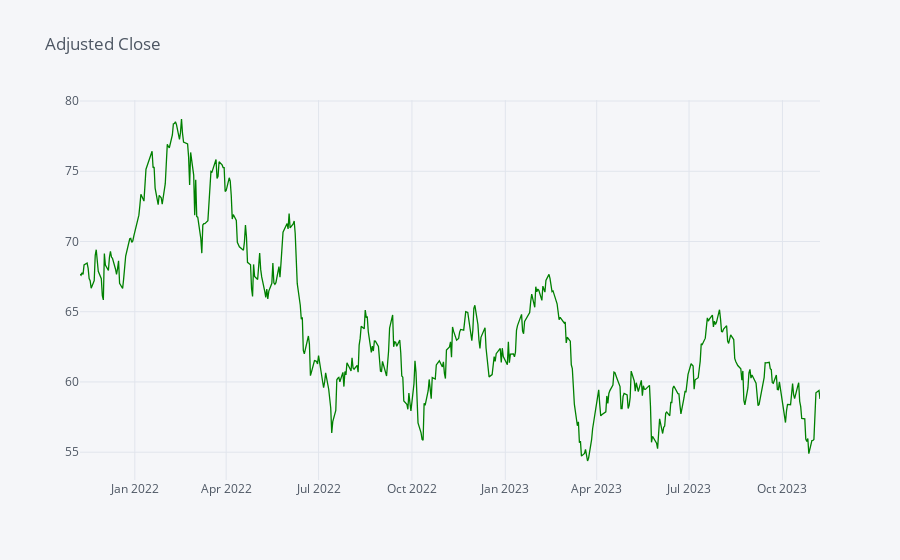

The cell this chart's notebook holds for it:
### Code cell
# Create and display an interactive line plot of TD's Adjusted Close Prices
stock_data['Adj Close'].iplot(title='Adjusted Close', colors=['green'])

### Figure 1 — Plotly figure (JSON) as saved in the notebook; plotly's stock layout.template omitted (floating-point values rounded to 4 significant figures; data arrays with more than 128 entries replaced by an {"elided": "..."} marker saying what was removed)
{"data": [{"line": {"color": "rgba(0, 128, 0, 1.0)", "dash": "solid", "shape": "linear", "width": 1.3}, "mode": "lines", "name": "Adj Close", "text": "", "type": "scatter", "x": {"elided": "503 str values"}, "y": {"elided": "503 float values"}}], "layout": {"legend": {"bgcolor": "#F5F6F9", "font": {"color": "#4D5663"}}, "paper_bgcolor": "#F5F6F9", "plot_bgcolor": "#F5F6F9", "title": {"font": {"color": "#4D5663"}, "text": "Adjusted Close"}, "xaxis": {"gridcolor": "#E1E5ED", "showgrid": true, "tickfont": {"color": "#4D5663"}, "title": {"font": {"color": "#4D5663"}, "text": ""}, "zerolinecolor": "#E1E5ED"}, "yaxis": {"gridcolor": "#E1E5ED", "showgrid": true, "tickfont": {"color": "#4D5663"}, "title": {"font": {"color": "#4D5663"}, "text": ""}, "zerolinecolor": "#E1E5ED"}}}
